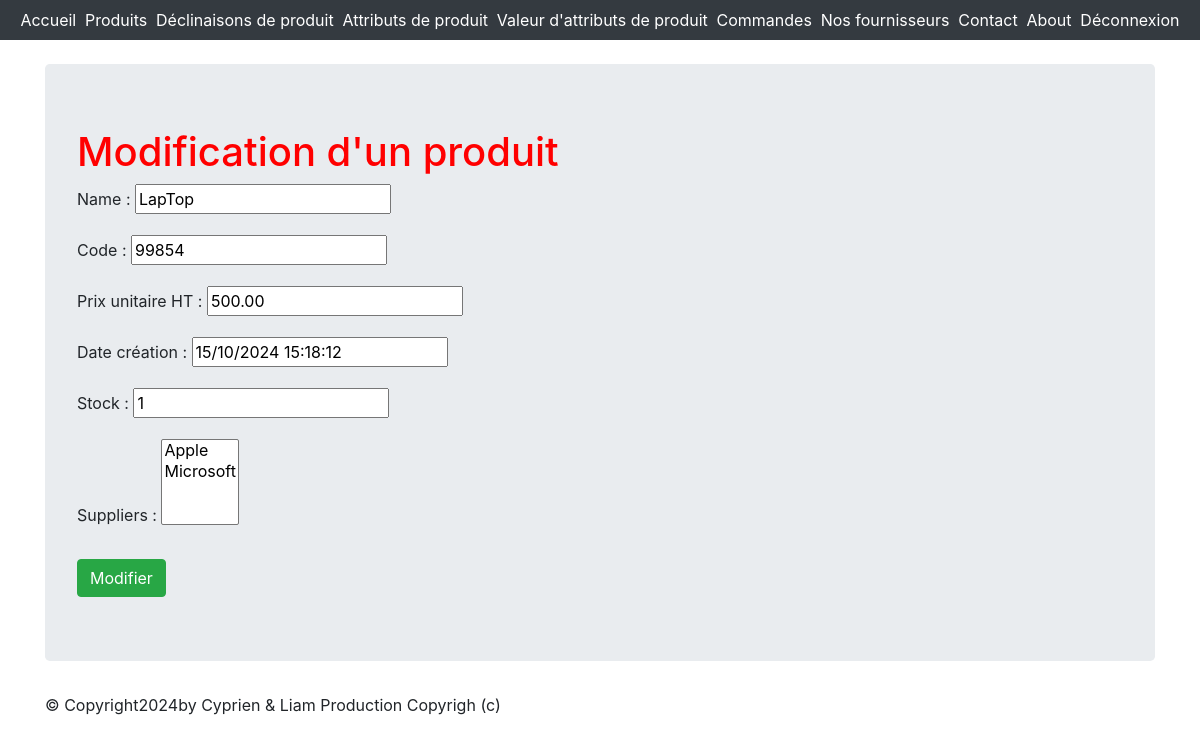
The app's page /monapp/product/7/update/ (signed in) with its own data.
### monapp/models.py (models this page shows, shortened)
class Product(models.Model):
    name = models.CharField(max_length=100)
    code = models.CharField(max_length=10, null=True, blank=True, unique=True)
    price_ht = models.DecimalField(max_digits=8, decimal_places=2, null=True, blank=True, verbose_name="Prix unitaire HT")
    price_ttc = models.DecimalField(max_digits=8, decimal_places=2, null=True, blank=True, verbose_name="Prix unitaire TTC")
    status = models.SmallIntegerField(choices=PRODUCT_STATUS, default=0)
    date_creation = models.DateTimeField(blank=True, verbose_name="Date création", default=timezone.now)
    stock = models.IntegerField(default=0)
    suppliers = models.ManyToManyField('Supplier', through='ProductSupplier')

class Supplier(models.Model):
    name = models.CharField(max_length=100)
    contact_info = models.TextField()
    def __str__(self):
        return self.name

### monapp/views.py (the view, shortened to what this page needs)
# urls.py: path("product/<pk>/update/", ProductUpdateView.as_view(), name="product-update"),
@method_decorator(login_required, name="dispatch")
class ProductUpdateView(UpdateView):
    model = Product
    form_class = ProductForm
    template_name = "monapp/update_product.html"

### monapp/forms.py
class ProductForm(forms.ModelForm):
    class Meta:
        model = Product
        exclude = ["price_ttc", "status"]

### monapp/templates/monapp/update_product.html (shortened to what this page needs)
{% extends 'monapp/base.html' %}
{% block contenu %}
  <h1>Modification d'un produit</h1>
  <form action="" method="post" novalidate>
    {{ form.as_p }}
    <button type="submit" class="btn btn-success mt-2">Modifier</button>
  </form>
{% endblock %}

### static/styles.css (style rules this page uses)
h1 { color: red }

### records on screen
Product: name "LapTop", code "99854", price_ht "500.00", date_creation "15/10/2024 15:18:12", stock "1"
